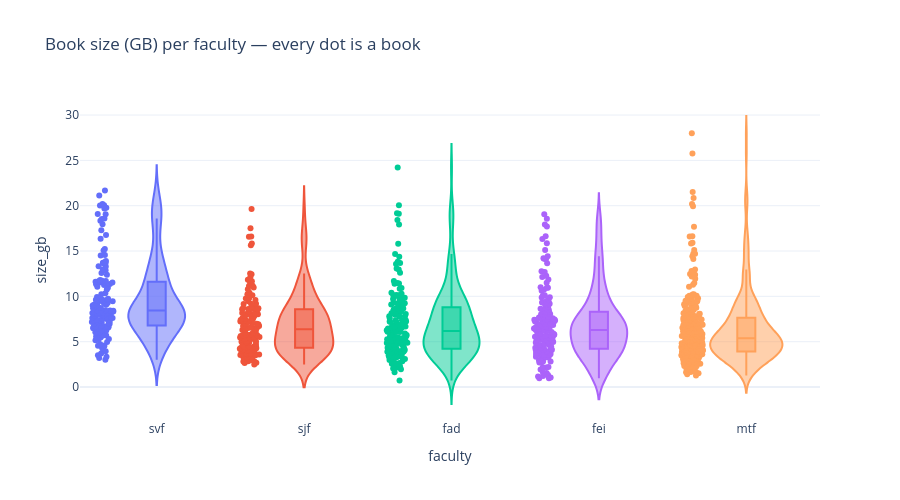

Source (notebook cell):
### Code cell
fig = px.violin(
    books_df[books_df.n_pages > 0],
    x="faculty",
    y="size_gb",
    color="faculty",
    box=True,
    points="all",
    hover_data=["book_id", "n_pages"],
    title="Book size (GB) per faculty — every dot is a book",
)
fig.update_layout(showlegend=False, height=500)
fig.show()

### Figure 1 — Plotly figure (JSON) as saved in the notebook; plotly's stock layout.template omitted (floating-point values rounded to 4 significant figures; data arrays with more than 128 entries replaced by an {"elided": "..."} marker saying what was removed)
{"data": [{"alignmentgroup": "True", "box": {"visible": true}, "customdata": {"elided": "150x2 mixed values"}, "hovertemplate": "faculty=%{x}<br>size_gb=%{y}<br>book_id=%{customdata[0]}<br>n_pages=%{customdata[1]}<extra></extra>", "legendgroup": "svf", "marker": {"color": "#636efa"}, "name": "svf", "offsetgroup": "svf", "orientation": "v", "points": "all", "scalegroup": "True", "showlegend": true, "type": "violin", "x": {"elided": "150 str values"}, "x0": " ", "xaxis": "x", "y": {"elided": "150 float values"}, "y0": " ", "yaxis": "y"}, {"alignmentgroup": "True", "box": {"visible": true}, "customdata": {"elided": "134x2 mixed values"}, "hovertemplate": "faculty=%{x}<br>size_gb=%{y}<br>book_id=%{customdata[0]}<br>n_pages=%{customdata[1]}<extra></extra>", "legendgroup": "sjf", "marker": {"color": "#EF553B"}, "name": "sjf", "offsetgroup": "sjf", "orientation": "v", "points": "all", "scalegroup": "True", "showlegend": true, "type": "violin", "x": {"elided": "134 str values"}, "x0": " ", "xaxis": "x", "y": {"elided": "134 float values"}, "y0": " ", "yaxis": "y"}, {"alignmentgroup": "True", "box": {"visible": true}, "customdata": {"elided": "164x2 mixed values"}, "hovertemplate": "faculty=%{x}<br>size_gb=%{y}<br>book_id=%{customdata[0]}<br>n_pages=%{customdata[1]}<extra></extra>", "legendgroup": "fad", "marker": {"color": "#00cc96"}, "name": "fad", "offsetgroup": "fad", "orientation": "v", "points": "all", "scalegroup": "True", "showlegend": true, "type": "violin", "x": {"elided": "164 str values"}, "x0": " ", "xaxis": "x", "y": {"elided": "164 float values"}, "y0": " ", "yaxis": "y"}, {"alignmentgroup": "True", "box": {"visible": true}, "customdata": {"elided": "162x2 mixed values"}, "hovertemplate": "faculty=%{x}<br>size_gb=%{y}<br>book_id=%{customdata[0]}<br>n_pages=%{customdata[1]}<extra></extra>", "legendgroup": "fei", "marker": {"color": "#ab63fa"}, "name": "fei", "offsetgroup": "fei", "orientation": "v", "points": "all", "scalegroup": "True", "showlegend": true, "type": "violin", "x": {"elided": "162 str values"}, "x0": " ", "xaxis": "x", "y": {"elided": "162 float values"}, "y0": " ", "yaxis": "y"}, {"alignmentgroup": "True", "box": {"visible": true}, "customdata": {"elided": "270x2 mixed values"}, "hovertemplate": "faculty=%{x}<br>size_gb=%{y}<br>book_id=%{customdata[0]}<br>n_pages=%{customdata[1]}<extra></extra>", "legendgroup": "mtf", "marker": {"color": "#FFA15A"}, "name": "mtf", "offsetgroup": "mtf", "orientation": "v", "points": "all", "scalegroup": "True", "showlegend": true, "type": "violin", "x": {"elided": "270 str values"}, "x0": " ", "xaxis": "x", "y": {"elided": "270 float values"}, "y0": " ", "yaxis": "y"}], "layout": {"height": 500, "legend": {"title": {"text": "faculty"}, "tracegroupgap": 0}, "showlegend": false, "title": {"text": "Book size (GB) per faculty — every dot is a book"}, "violinmode": "overlay", "xaxis": {"anchor": "y", "categoryarray": ["svf", "sjf", "fad", "fei", "mtf"], "categoryorder": "array", "domain": [0, 1], "title": {"text": "faculty"}}, "yaxis": {"anchor": "x", "domain": [0, 1], "title": {"text": "size_gb"}}}}
